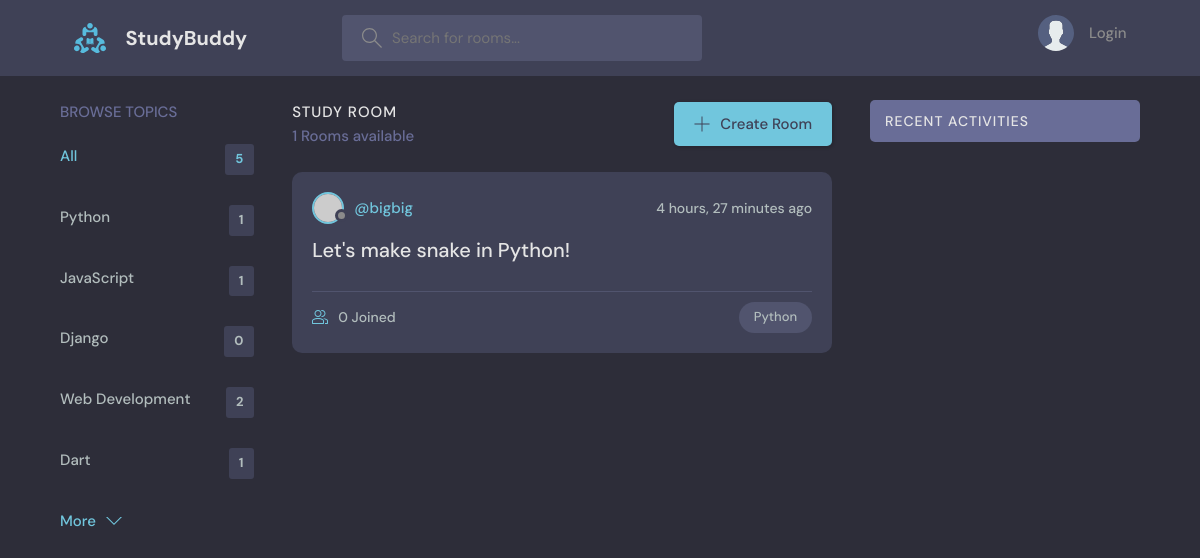
Page /?q=Python on the committed database.
### base/models.py (models this page shows, shortened)
class Topic(models.Model):
    name = models.CharField(max_length=200)

class Room(models.Model):
    host = models.ForeignKey(User, on_delete=models.SET_NULL, null=True)
    topic = models.ForeignKey(Topic, on_delete=models.SET_NULL, null=True)
    name = models.CharField(max_length=200)
    description = models.TextField(null=True, blank=True)
    participants = models.ManyToManyField(User, related_name='participants', blank=True)
    updated = models.DateTimeField(auto_now=True)
    created = models.DateTimeField(auto_now_add=True)
    class Meta:
        ordering = ['-updated', '-created']

### base/views.py (the view)
# urls.py: path('', views.home, name="home"),
def home(request):
    q = request.GET.get('q') if request.GET.get('q') != None else ''
    rooms = Room.objects.filter(
        Q(topic__name__icontains=q) |
        Q(name__icontains=q) |
        Q(description__icontains=q)
    )
    topics = Topic.objects.all()
    room_count = rooms.count()
    room_messages = Message.objects.filter(Q(room__topic__name__icontains=q))
    context = {'rooms': rooms, 'topics': topics, 'room_count':room_count, 'room_messages':room_messages}
    return render(request, 'base/home.html', context)

### base/templates/base/home.html (shortened to what this page needs)
{% extends 'main.html' %}
{% block content %}
  <main class="layout layout--3">
    <div class="container">
      {% include 'base/topics_component.html' %}
      <div class="roomList">
        <div class="roomList__header">
          <div>
            <h2>Study Room</h2>
            <p>{{room_count}} Rooms available</p>
          </div>
          <a class="btn btn--main" href="{% url 'create-room' %}">
            <svg version="1.1" xmlns="http://www.w3.org/2000/svg" width="32" height="32" viewBox="0 0 32 32">
              <title>add</title>
              <path
                d="M16.943 0.943h-1.885v14.115h-14.115v1.885h14.115v14.115h1.885v-14.115h14.115v-1.885h-14.115v-14.115z"
              ></path>
            </svg>
            Create Room
          </a>
        </div>
        {% include 'base/feed_component.html' %}
      </div>
      {% include 'base/activity_component.html' %}
    </div>
  </main>
{% endblock %}

### base/templates/base/topics_component.html
<div class="topics">
    <div class="topics__header">
      <h2>Browse Topics</h2>
    </div>
    <ul class="topics__list">
      <li>
        <a href="{% url 'home' %}" class="active">All <span>{{topics.count}}</span></a>
      </li>
      {% for topic in topics %}
      <li>
        <a href="{% url 'home'%}?q={{topic.name}}">{{topic.name}} <span>{{topic.room_set.all.count}}</span></a>
      </li>
      {% endfor %}
    </ul>
    <a class="btn btn--link" href="topics.html">
      More
      <svg version="1.1" xmlns="http://www.w3.org/2000/svg" width="32" height="32" viewBox="0 0 32 32">
        <title>chevron-down</title>
        <path d="M16 21l-13-13h-3l16 16 16-16h-3l-13 13z"></path>
      </svg>
    </a>
  </div>

### base/templates/base/feed_component.html (shortened to what this page needs)
{% for room in rooms %}
<div class="roomListRoom">
    <div class="roomListRoom__header">
      <a href="{% url 'user-profile' room.host.id %}" class="roomListRoom__author">
        <div class="avatar avatar--small">
          <img src="https://randomuser.me/api/portraits/women/11.jpg" />
        </div>
        <span>@{{room.host.username}}</span>
      </a>
      <div class="roomListRoom__actions">
        <span>{{room.created | timesince}} ago</span>
      </div>
    </div>
    <div class="roomListRoom__content">
      <a href="{% url 'room' room.id %}">{{room.name}}</a>
    </div>
    <div class="roomListRoom__meta">
      <a href="{% url 'room' room.id %}" class="roomListRoom__joined">
        {{room.participants.all.count}} Joined
      </a>
      <p class="roomListRoom__topic">{{room.topic.name}}</p>
    </div>
</div>
{% endfor %}

### static/styles/style.css (style rules this page uses)
:root { --color-main: #71c6dd; --color-main-light: #e1f6fb; --color-dark: #3f4156; --color-dark-medium: #51546e; --color-dark-light: #696d97; --color-light: #e5e5e5; --color-gray: #8b8b8b; --color-light-gray: #b2bdbd; --color-bg: #2d2d39; --color-success: #5dd693; --color-error: #fc4b0b; }
* { font-family: "DM Sans", -apple-system, BlinkMacSystemFont, "Segoe UI", Roboto, Oxygen, Ubuntu, Cantarell, "Open Sans", "Helvetica Neue", sans-serif; margin: 0; padding: 0; box-sizing: border-box; text-rendering: optimizeLegibility; font-size: inherit; }
html { font-size: 56.25%; }
@media only screen and (min-width: 1200px) { html { font-size: 62.5%; } }
body { line-height: 1.6; font-weight: 400; font-size: 1.5rem; color: var(--color-light-gray); background-color: var(--color-bg); min-height: 100vh; }
img { width: 100%; }
a { display: inline-block; color: var(--color-main); text-decoration: none; }
.container { max-width: 120rem; width: 90%; margin: auto; }
.btn { background-color: transparent; border: none; display: inline-flex; align-items: center; gap: 1rem; cursor: pointer; transition: all ease-in-out 0.3s; padding: 1rem 2rem; border-radius: 5px; box-shadow: 1px 1px 3px 1px rgba(0, 0, 0, 0.15); font-weight: 500; }
.btn--link { border-radius: 0; padding: 0; color: var(--color-main); box-shadow: none; }
.btn--main { background-color: var(--color-main); color: var(--color-dark); }
.btn > svg { fill: currentColor; width: 1.6rem; height: 1.6rem; }
.avatar { position: relative; display: inline-block; border-radius: 50%; border: 2px solid var(--color-main); }
.avatar img { display: block; border-radius: 50%; object-fit: cover; object-position: center; }
.avatar::after { content: ""; display: block; position: absolute; background-color: var(--color-gray); z-index: 111; border-radius: 50%; border: 0.3rem solid var(--color-dark); }
.avatar.avatar--small img { width: 2.8rem; height: 2.8rem; }
.avatar.avatar--small:after { width: 0.7rem; height: 0.7rem; bottom: 0px; right: -6px; }
.layout { margin-top: 2.4rem; }
.layout > .container { display: flex; justify-content: space-between; align-items: flex-start; }
.layout--3 > .container > div:first-child { flex-basis: 18%; max-width: 22.5rem; }
.layout--3 > .container > div:nth-child(2) { flex-basis: 50%; }
.topics__header { margin-bottom: 2rem; }
.topics__header h2 { text-transform: uppercase; font-weight: 500; color: var(--color-dark-light); }
.topics__list { list-style: none; }
.topics__list li a { display: flex; justify-content: space-between; margin-bottom: 3rem; font-weight: 500; color: var(--color-light-gray); transition: all 0.3s ease-in-out; }
.topics__list li a.active, .topics__list li a:hover { color: var(--color-main); }
.topics__list li a span { padding: 0.5rem 1rem; background-color: var(--color-dark); border-radius: 3px; font-size: 1.3rem; font-weight: 700; letter-spacing: 1px; }
.roomList__header { display: flex; justify-content: space-between; align-items: center; margin-bottom: 2.4rem; }
.roomList__header h2 { text-transform: uppercase; font-weight: 500; color: var(--color-light); letter-spacing: 1px; }
.roomList__header p { font-weight: 500; color: var(--color-dark-light); }
.roomListRoom { margin-bottom: 2.4rem; background-color: var(--color-dark); border-radius: 1rem; padding: 2rem; }
.roomListRoom__header { display: flex; justify-content: space-between; align-items: center; }
.roomListRoom__author { font-weight: 500; display: flex; align-items: center; gap: 1rem; }
.roomListRoom__actions { display: flex; align-items: flex-start; gap: 1rem; position: relative; }
.roomListRoom__actions span { font-size: 1.4rem; font-weight: 500; }
.roomListRoom__content { margin: 1rem 0; }
.roomListRoom__content a { font-size: 2rem; font-weight: 500; margin-bottom: 1.5rem; color: var(--color-light); transition: all 0.3s ease-in-out; }
.roomListRoom__meta { border-top: 1px solid var(--color-dark-medium); padding-top: 1rem; display: flex; align-items: center; justify-content: space-between; }
.roomListRoom__joined { color: var(--color-light-gray); display: flex; align-items: center; gap: 1rem; font-size: 1.4rem; font-weight: 500; }
.roomListRoom__joined svg { fill: var(--color-main); width: 1.6rem; height: 1.6rem; }
.roomListRoom__topic { padding: 5px 1.5rem; background-color: var(--color-dark-medium); border-radius: 5rem; font-weight: 500; font-size: 1.3rem; }

### rows in the picture
Topic: name "Python", room_set.all.count "1"
Topic: name "JavaScript", room_set.all.count "1"
Topic: name "Django", room_set.all.count "0"
Topic: name "Web Development", room_set.all.count "2"
Topic: name "Dart", room_set.all.count "1"
Room: host.username "bigbig", created "4 hours, 27 minutes", name "Let's make snake in Python!", participants.all.count "0", topic.name "Python"

### other values in the picture
{{ topics.count }} "5"
{{ room_count }} "1"
